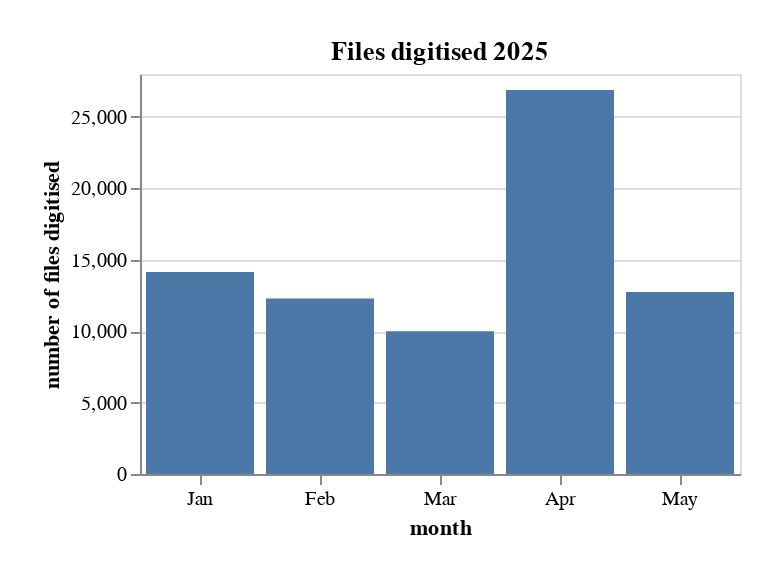

Notebook cell for this chart:
### Code cell
alt.Chart(df_months).mark_bar().encode(
    x=alt.X("month(date_digitised):O", title="month"),
    y=alt.Y("count:Q", title="number of files digitised"),
    tooltip=[alt.Tooltip("month(date_digitised)", title="month"), alt.Tooltip("count", title="number digitised", format=",")]
).properties(width=300, height=200, padding=20, title=f"Files digitised {arrow.now().year}")

### Figure 1 — Vega-Lite specification as saved in the notebook (floating-point values rounded to 4 significant figures)
{"config": {"view": {"continuousWidth": 300, "continuousHeight": 300}}, "data": {"name": "data-add4c570622ba86667924e9ad73b5597"}, "mark": {"type": "bar"}, "encoding": {"tooltip": [{"field": "date_digitised", "timeUnit": "month", "title": "month", "type": "temporal"}, {"field": "count", "format": ",", "title": "number digitised", "type": "quantitative"}], "x": {"field": "date_digitised", "timeUnit": "month", "title": "month", "type": "ordinal"}, "y": {"field": "count", "title": "number of files digitised", "type": "quantitative"}}, "height": 200, "padding": 20, "title": "Files digitised 2025", "width": 300, "$schema": "https://vega.github.io/schema/vega-lite/v5.20.1.json", "datasets": {"data-add4c570622ba86667924e9ad73b5597": [{"date_digitised": "2025-01", "count": 14144}, {"date_digitised": "2025-02", "count": 12292}, {"date_digitised": "2025-03", "count": 9998}, {"date_digitised": "2025-04", "count": 26876}, {"date_digitised": "2025-05", "count": 12747}]}}
